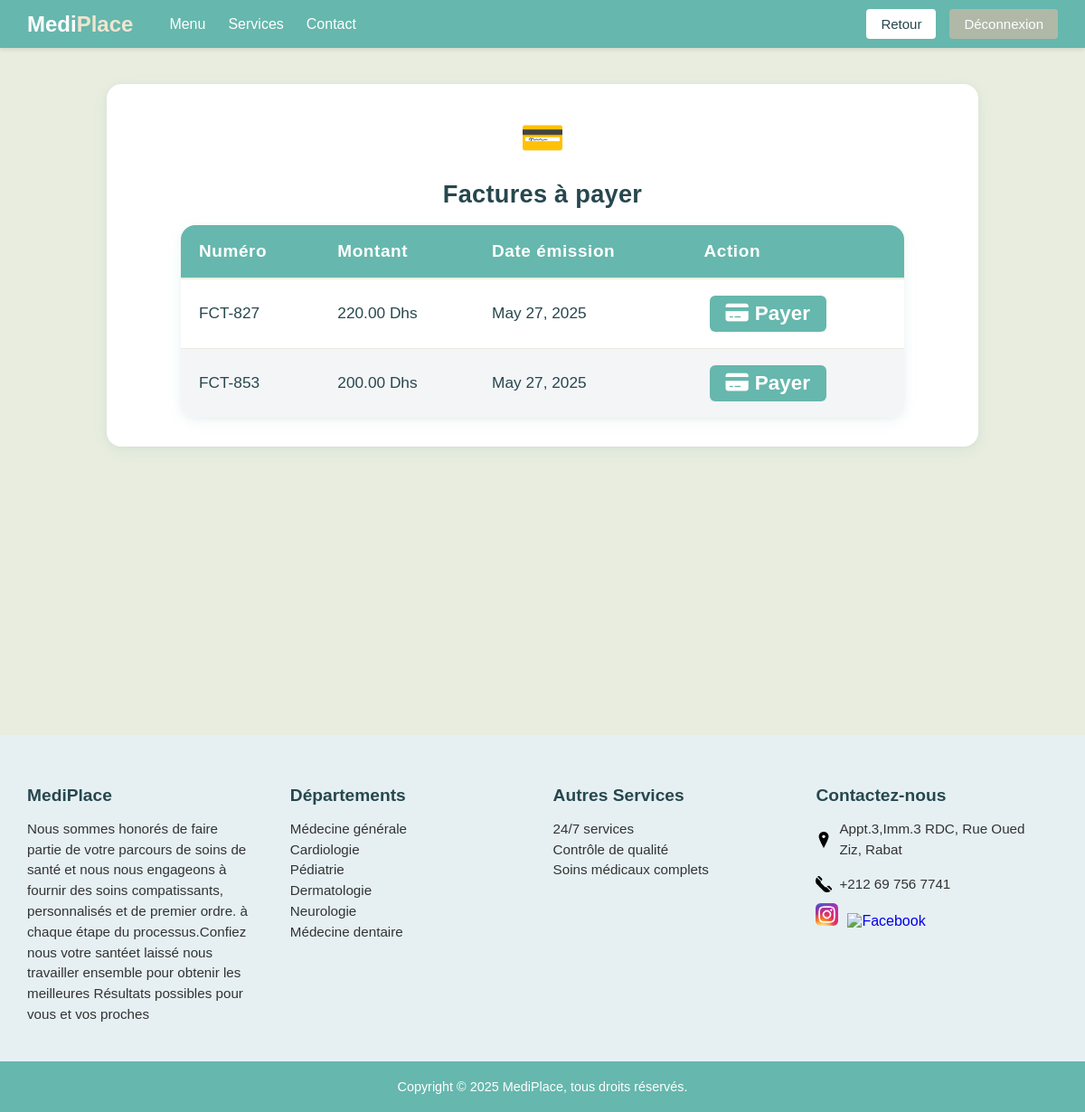
Page /payerpat/ (signed in) on the committed database.
### cabinet/models.py (models this page shows, shortened)
class Facture(models.Model):
    STATUT_CHOICES = [
        ('EN_ATTENTE', 'En attente'),
        ('PAYEE', 'Payée'),
    ]
    numero_facture = models.CharField(max_length=20, unique=True)
    montant = models.DecimalField(max_digits=10, decimal_places=2)
    date_emission = models.DateField(null=True, blank=True)
    date_paiement = models.DateField(null=True, blank=True)
    statut_paiement = models.CharField(max_length=20, choices=STATUT_CHOICES, default='EN_ATTENTE')
    rendez_vous = models.OneToOneField('RendezVous', on_delete=models.CASCADE, related_name='facture', null=True, blank=True)

### cabinet/views.py (the view)
# urls.py: path("payerpat/", views.effecpaiementpat, name="payerpat"),
def effecpaiementpat(request):
    emailpatt = request.session.get('user_email')
    if not emailpatt:
        return redirect('login')
    from .models import Facture, Patient
    patient = Patient.objects.get(email=emailpatt)
    if request.method == 'POST':
        facture_id = request.POST.get('facture_id')
        try:
            facture = Facture.objects.get(id=facture_id, rendez_vous__patient=patient, statut_paiement='EN_ATTENTE')
            facture.statut_paiement = 'PAYEE'
            facture.date_paiement = datetime.now().date()
            facture.save()
            msg = "Facture payée avec succès."
        except Facture.DoesNotExist:
            msg = "Facture introuvable ou déjà payée."
    else:
        msg = None
    factures = Facture.objects.filter(rendez_vous__patient=patient, statut_paiement='EN_ATTENTE')
    return render(request, 'cabinet/paiementpat.html', {'factures': factures, 'msg': msg})

### cabinet/templates/cabinet/paiementpat.html (shortened to what this page needs)
{% load static %}
<!DOCTYPE html>
<html lang="fr">
<head>
  <link rel="stylesheet" href="https://cdnjs.cloudflare.com/ajax/libs/font-awesome/6.5.0/css/all.min.css"/>
  <link rel="stylesheet" href="{% static 'cabinet/css/main_pat.css' %}"/>
  <link rel="stylesheet" href="{% static 'cabinet/css/Paiementpat.css' %}"/>
</head>
<body>
 {% include 'cabinet/headerbase.html' %}
  <section class="paiement-section">
    <div class="paiement-box">
      <div style="font-size:2.5em; margin-bottom: 10px; color:#66B7AD;">💳</div>
      <h2 style="font-size:1.7em; font-weight:700; margin-bottom: 18px; letter-spacing:0.01em;">Factures à payer</h2>
      {% if factures %}
        <form method="POST">
          <table class="modern-table" style="margin: 0 auto;">
            <thead>
              <tr>
                <th>Numéro</th>
                <th>Montant</th>
                <th>Date émission</th>
                <th>Action</th>
              </tr>
            </thead>
            <tbody>
              {% for facture in factures %}
              <tr>
                <td>{{ facture.numero_facture }}</td>
                <td>{{ facture.montant }} Dhs</td>
                <td>{{ facture.date_emission }}</td>
                <td>
                  <button type="submit" name="facture_id" value="{{ facture.id }}" class="action-btn" style="background:#66B7AD;color:white;border:none;border-radius:6px;padding:7px 18px;font-weight:600;display:flex;align-items:center;gap:7px;cursor:pointer;transition:background 0.2s;"><i class="fas fa-credit-card"></i> Payer</button>
                </td>
              </tr>
              {% endfor %}
            </tbody>
          </table>
        </form>
      {% else %}
        <div class="empty-history-msg">Aucune facture à payer.</div>
      {% endif %}
    </div>
  </section>
   <div style="height: 80px;"></div>
{% include 'cabinet/footerbase.html' %}
</body>
</html>

### cabinet/static/cabinet/css/main_pat.css (style rules this page uses)
body { font-family: 'Poppins', sans-serif; background-color: #f4f5f7; margin: 0; padding: 0; }
.modern-table { width: 100%; border-collapse: separate; border-spacing: 0; background: #fff; border-radius: 16px; overflow: hidden; box-shadow: 0 4px 16px rgba(102,183,173,0.10), 0 1.5px 6px rgba(0,0,0,0.04); margin: 0 auto 40px auto; font-size: 1.08rem; min-width: 340px; max-width: 800px; }
.modern-table thead { background: #66B7AD; color: #fff; }
.modern-table th, .modern-table td { padding: 18px 20px; text-align: left; }
.modern-table th { font-weight: 600; letter-spacing: 0.03em; font-size: 1.1em; border-bottom: 2px solid #e8eddf; }
.modern-table tbody tr { transition: background 0.2s; }
.modern-table tbody tr:nth-child(even) { background: #f4f5f7; }
.modern-table td { color: #26474E; border-bottom: 1px solid #e8eddf; }
.modern-table tr:last-child td { border-bottom: none; }
.action-btn { display: inline-block; margin: 0 6px; font-size: 1.3em; padding: 4px 7px; border-radius: 6px; transition: background 0.2s, color 0.2s; text-decoration: none; vertical-align: middle; }

### cabinet/static/cabinet/css/paiementpat.css (style rules this page uses)
body { background: #e8eddf; margin: 0; padding: 0; }
.paiement-section { display: flex; flex-direction: column; align-items: center; justify-content: flex-start; min-height: 80vh; padding: 40px 0 0 0; }
.paiement-box { background: #fff; border-radius: 16px; box-shadow: 0 4px 16px rgba(102,183,173,0.10), 0 1.5px 6px rgba(0,0,0,0.04); padding: 36px 32px 32px 32px; max-width: 900px; width: 100%; margin: 0 auto; text-align: center; }
.paiement-box h2 { color: #26474E; font-size: 1.5em; margin-bottom: 24px; }

### cabinet/static/cabinet/css/basefooter.css (style rules this page uses)
html, body { margin: 0; padding: 0; }

### rows in the picture
Facture: numero_facture "FCT-827", montant "220.00", date_emission "May 27, 2025", {{ facture.id }} 39 (drawn)
Facture: numero_facture "FCT-853", montant "200.00", date_emission "May 27, 2025", {{ facture.id }} 40 (drawn)
